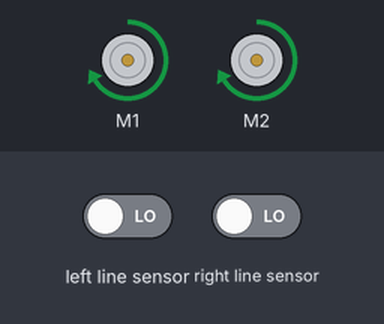
This program was run on a simulated BBC micro:bit (MakeCode). On the bench: 2 × DC motor (green arrow = forward, orange = backward, longer = faster). Inputs (shaded band) come from the test bench; at power-on: left line sensor LOW, right line sensor LOW.

Above: at 1.2 s.
1.3 s: left line sensor driven HIGH
At 2.5 s:
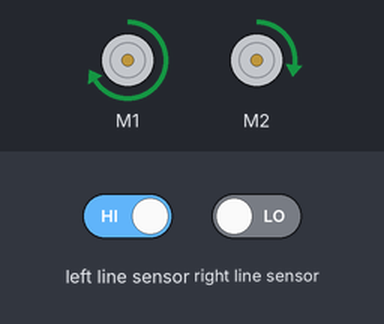
2.8 s: left line sensor driven LOW
At 3.6 s:
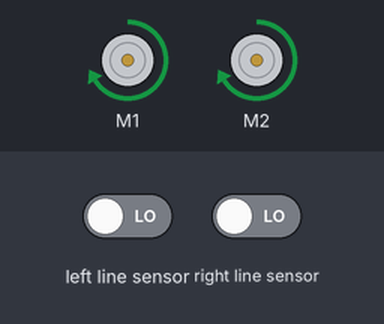
4.3 s: right line sensor driven HIGH
At 5.3 s:
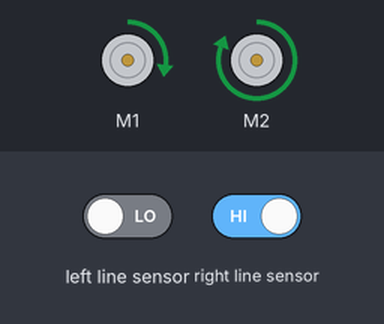
5.8 s: right line sensor driven LOW
At 6.9 s:
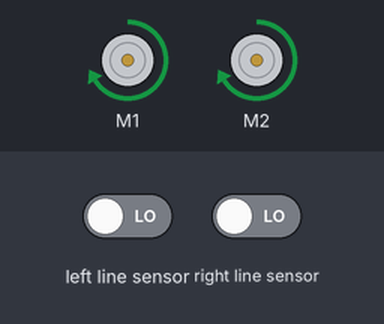
Timing chart, 0 to 8.3 s (numbered marks = the images above; inputs shaded):
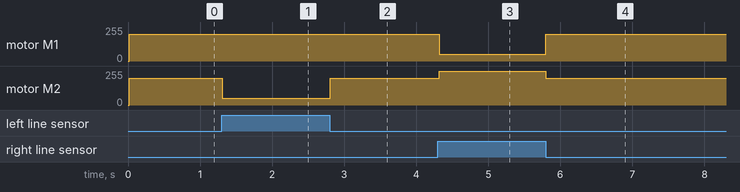

Measured:
- after the input at 1.3 s, motor M2: forward 200/255 → forward 50/255 at once
- after the input at 2.8 s, motor M2: forward 50/255 → forward 200/255 at once
- after the input at 4.3 s, motor M1: forward 200/255 → forward 50/255 at once; motor M2: forward 200/255 → forward 255/255 at once
- after the input at 5.8 s, motor M1: forward 50/255 → forward 200/255 at once; motor M2: forward 255/255 → forward 200/255 at once

The program:

main.ts
```typescript
basic.forever(function () {
    if (maqueen.readPatrol(maqueen.Patrol.PatrolLeft) == 0 && maqueen.readPatrol(maqueen.Patrol.PatrolRight) == 0) {
        maqueen.motorRun(maqueen.Motors.All, maqueen.Dir.CW, 200)
    } else if (maqueen.readPatrol(maqueen.Patrol.PatrolLeft) == 1 && maqueen.readPatrol(maqueen.Patrol.PatrolRight) == 0) {
        maqueen.motorRun(maqueen.Motors.M1, maqueen.Dir.CW, 200)
        maqueen.motorRun(maqueen.Motors.M2, maqueen.Dir.CW, 50)
    } else if (maqueen.readPatrol(maqueen.Patrol.PatrolLeft) == 0 && maqueen.readPatrol(maqueen.Patrol.PatrolRight) == 1) {
        maqueen.motorRun(maqueen.Motors.M1, maqueen.Dir.CW, 50)
        maqueen.motorRun(maqueen.Motors.M2, maqueen.Dir.CW, 255)
    }
})
```

test.ts
```typescript
// aquí va el archivo "tests"; esto no se compilará cuando este paquete se utilice como una extensión.
```
